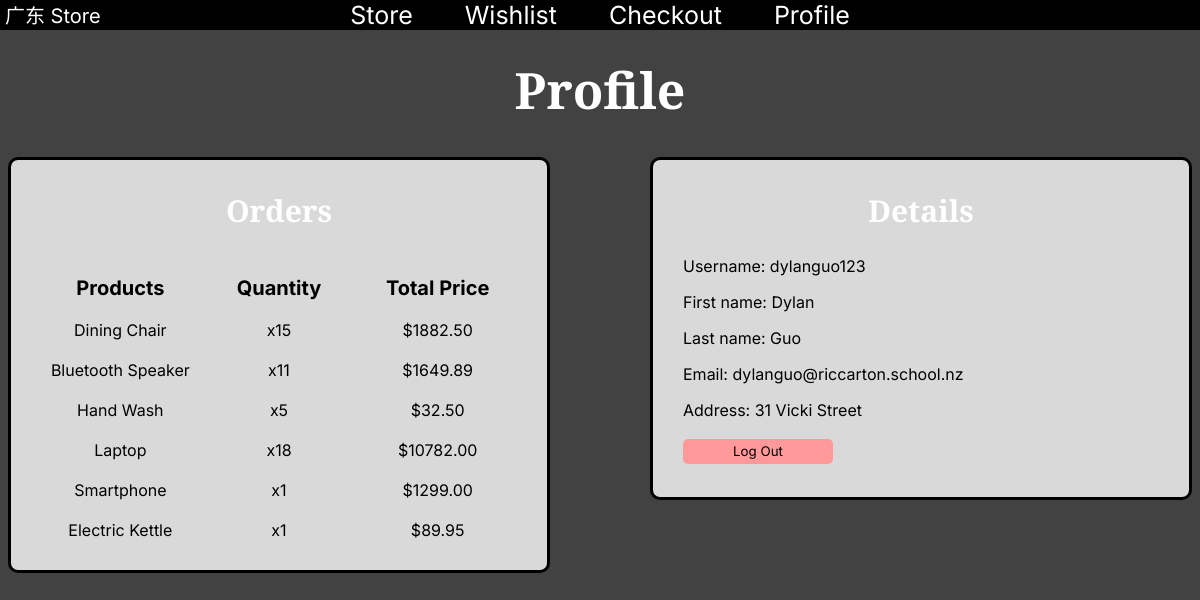
/profile (signed in), run on the app's committed database.
### tables this page shows
CREATE TABLE "order_items" (order_items_id INTEGER, order_id INTEGER, product_id INTEGER, PRIMARY KEY (order_items_id), FOREIGN KEY (order_id) REFERENCES order_ids (order_id), FOREIGN KEY (product_id) REFERENCES products (product_id));

CREATE TABLE "products" (product_id INTEGER, category_id INTEGER, product TEXT, price DECIMAL, image TEXT, PRIMARY KEY (product_id), FOREIGN KEY (category_id) REFERENCES categories (category_id));

CREATE TABLE `customers` (
  `username` TEXT,
  `password` TEXT,
  `first_name` TEXT,
  `last_name` TEXT,
  `address` TEXT,
  `email` TEXT,
  PRIMARY KEY (`username`)
);

### main.py (the view)
@app.route('/profile')
def profile():
    db = get_db()
    cursor = db.cursor()
    user = session.get('user')
    cursor.execute("SELECT * FROM customers WHERE username = ?", (user,))
    user_info = cursor.fetchone()
    query = """
            SELECT products.*, order_ids.*, order_items.* FROM order_items
            LEFT JOIN order_ids ON order_ids.order_id = order_items.order_id
            LEFT JOIN products ON products.product_id = order_items.product_id
            WHERE order_ids.username = ?
    """
    cursor.execute(query, (user,))
    order_data = cursor.fetchall()
    grouped_orders = {}
    for row in order_data:
        product_name = row[2]
        price = float(row[3])
        if product_name in grouped_orders:
            grouped_orders[product_name]["quantity"] += 1
        else:
            grouped_orders[product_name] = {"price": price, "quantity": 1}
    return render_template("profile.html", user_info=user_info, database=grouped_orders)

### main.py (called while the page is built)
def get_db():
    db = getattr(g, '_database', None)
    if db is None:
        db = g._database = sqlite3.connect(DATABASE)
    return db

@app.teardown_appcontext
def close_connection(exception):
    db = getattr(g, '_database', None)
    if db is not None:
        db.close()

### website/templates/profile.html
{% extends "layout.html" %}
{% block body %}
<h1>Profile</h1>
<div class="flex-container">
    <div class="orders-card">
        <h2>Orders</h2>
        <div class="orders-header">
            <b>Products</b>
            <b>Quantity</b>
            <b>Total Price</b>
        </div>
        {% for name, details in database.items() %}
            <div class="orders-row">
                <p>{{ name }}</p>
                <p>x{{ details.quantity }}</p>
                <p>${{ "%.2f" | format(details.price * details.quantity) }}</p>
            </div>
        {% endfor %}
    </div>
    <div class="details-card">
        <h2>Details</h2>
        <p>Username: {{ user_info[0] }}</p>
        <p>First name: {{ user_info[2] }}</p>
        <p>Last name: {{ user_info[3] }}</p>
        <p>Email: {{ user_info[5] }}</p>
        <p>Address: {{ user_info[4] }}</p>
        <button type="button" onclick="window.location.href=`{{ url_for('logout') }}`" class="remove">Log Out</button>
    </div>
</div>
{% endblock %}

### website/static/styles.css (style rules this page uses)
body { background-color: #424242; }
header, a.navbar, h1, button.disabled, .page-404, .page-405, h2 { color: white }
.product-card, .filters-card, .wishlist-card, .checkout-card, .order-summary-card, .orders-card, .details-card, .login-card, .signup-card { background-color: #D9D9D9; }
h1, h2 { font-family: 'Arvo'; }
header, h3, p, b, a, button, label { font-family: 'Inter'; }
nav, h1, h2, h3, .product-card, .wishlist-card, .checkout-card, .order-summary-card, .orders-card, .login-card, .signup-card, .page-404, .page-405 { text-align: center; }
.filters-card, .wishlist-card-text, .details-card { text-align: left; }
header, h3, b, label, .order-summary-card p { font-size: 20px; }
h1 { font-size: 50px; }
h2 { font-size: 30px; margin-top: 0; }
button { width: 150px; height: 25px; border-width: 0; border-radius: 5px; background-color: #24A0ED; margin: 3px 0; }
button.remove { background-color: #FF9999; }
.flex-container { display: flex; gap: 100px; justify-content: space-evenly; align-items: start; }
.checkout-row p, .orders-row p { margin: 0; }
.orders-card { width: 500px; border: 3px solid black; padding: 30px; border-radius: 10px; display: grid; gap: 20px; }
.details-card { width: 500px; border: 3px solid black; padding: 30px; border-radius: 10px; gap: 20px; }
.orders-header, .orders-row { display: grid; grid-template-columns: repeat(3, 1fr); align-items: center; padding: 0; }

### data on the page
order_items: product "Dining Chair", quantity "15"
products: details.price*details.quantity "1882.50"
order_items: product "Bluetooth Speaker", quantity "11"
products: details.price*details.quantity "1649.89"
order_items: product "Hand Wash", quantity "5"
products: details.price*details.quantity "32.50"
order_items: product "Laptop", quantity "18", price "10782.00"
order_items: product "Smartphone", quantity "1", price "1299.00"
order_items: product "Electric Kettle", quantity "1"
products: details.price*details.quantity "89.95"
customers: username "dylanguo123", first_name "Dylan", last_name "Guo", email "dylanguo@riccarton.school.nz", address "31 Vicki Street"
